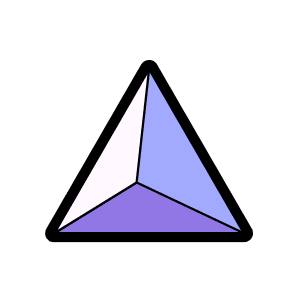
#> input picture recognise_mb/input/gem/resilience/lvl1.png, 300 x 300 px
$ python test.py
#> lines starting #> are read from the running program, lines starting #| are printed output that depends on the picture; after the words box and inside, x2 and y2 are one past the last pixel; in counts of white or black regions, pixels touching at a corner belong together; long printed decimals are rounded
import cv2 as cv
import numpy as np

base = cv.imread('./input/gem/resilience/lvl1.png')
#> base is the input picture: shape (300, 300, 3); mean B, G, R 234.4, 223.2, 224.2
test = cv.imread('result.png')
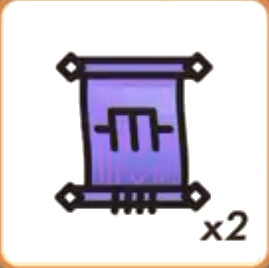
#> input picture recognise_mb/result.png, 269 x 268 px
#> test is the input picture: shape (268, 269, 3); mean B, G, R 217.8, 207.2, 213

hsv_base = cv.cvtColor(base, cv.COLOR_BGR2HSV)
#> hsv_base: shape (300, 300, 3); mean H, S, V 21, 12.8, 234.4
hsv_test = cv.cvtColor(test, cv.COLOR_BGR2HSV)
#> hsv_test: shape (268, 269, 3); mean H, S, V 29.8, 28.6, 222.8

h_bins = 50
s_bins = 60
histSize = [h_bins, s_bins]
h_ranges = [0, 180]
s_ranges = [0, 256]
ranges = h_ranges + s_ranges
channels = [0, 1]

hist_base = cv.calcHist([hsv_base], channels, None, histSize, ranges, accumulate=False)
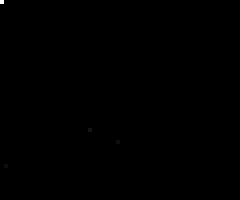
#> hist_base: shape (50, 60) float32 (shown 4 times larger); min 0, max 75347, mean 30; drawn with min black and max white
cv.normalize(hist_base, hist_base, alpha=0, beta=1, norm_type=cv.NORM_MINMAX)
#> hist_base: shape (50, 60) float32; 0.27% of pixels changed, all inside (x1, y1, x2, y2) = (0, 0, 30, 42)
hist_test = cv.calcHist([hsv_test], channels, None, histSize, ranges, accumulate=False)
cv.normalize(hist_test, hist_test, alpha=0, beta=1, norm_type=cv.NORM_MINMAX)

compare_method = cv.HISTCMP_CORREL

base_base = cv.compareHist(hist_base, hist_base, compare_method)
#> base_base = 1
base_test = cv.compareHist(hist_base, hist_test, compare_method)
#> base_test = 0.993

print('base_base Similarity = ', base_base)
#| base_base Similarity =  1.0
print('base_test Similarity = ', base_test)
#| base_test Similarity =  0.9935

cv.imshow('base',base)
cv.imshow('test1',test)
cv.waitKey(0)
